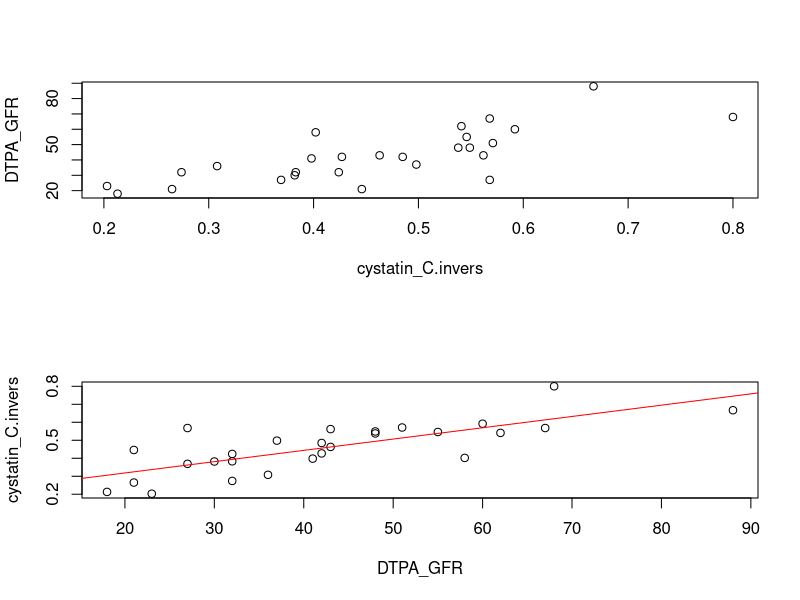
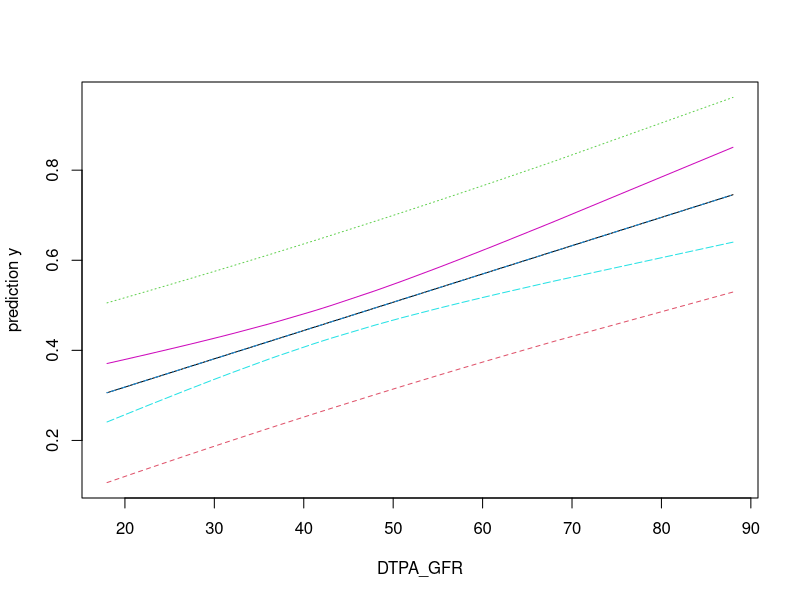
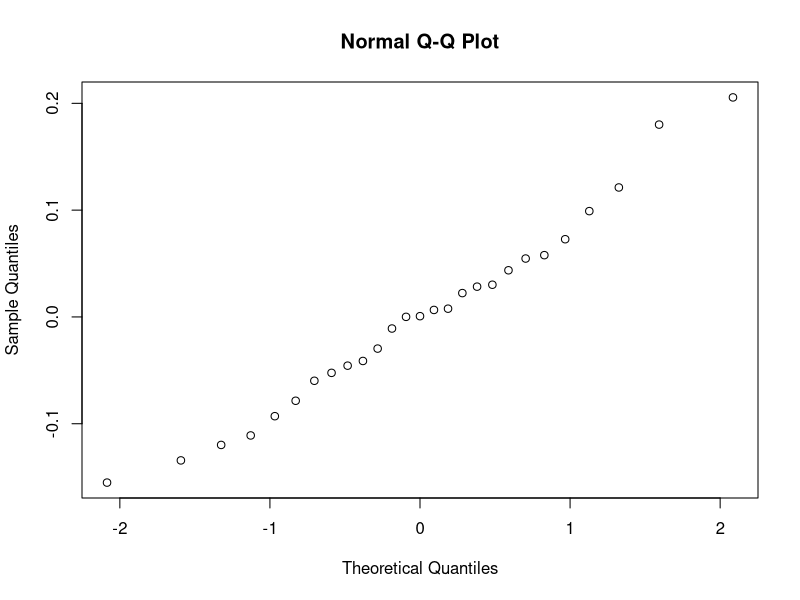
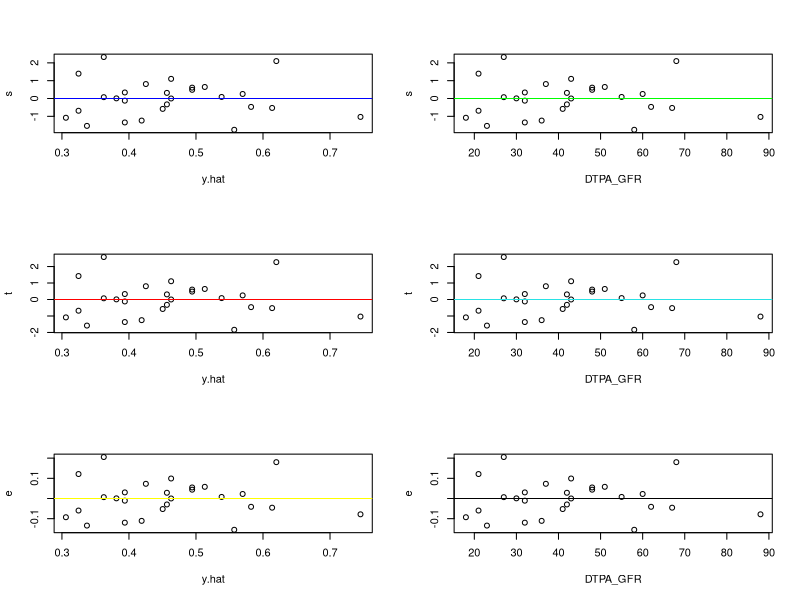
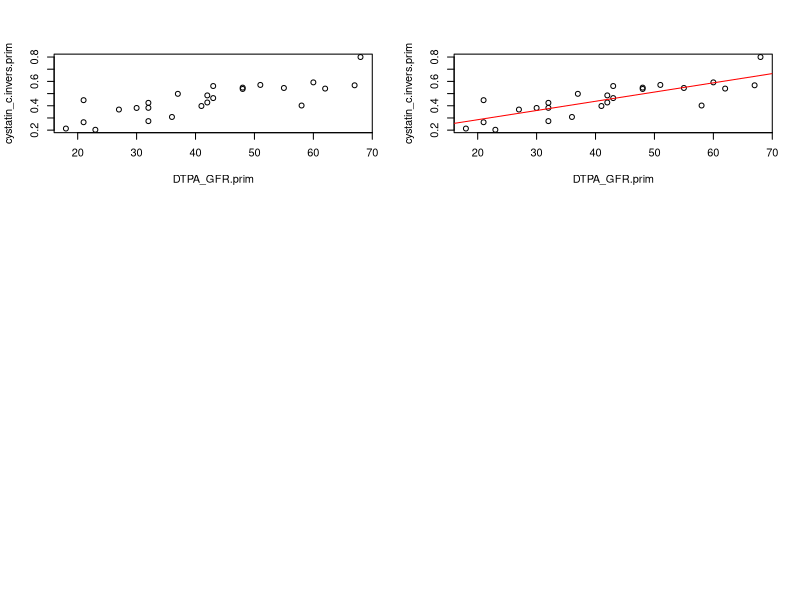
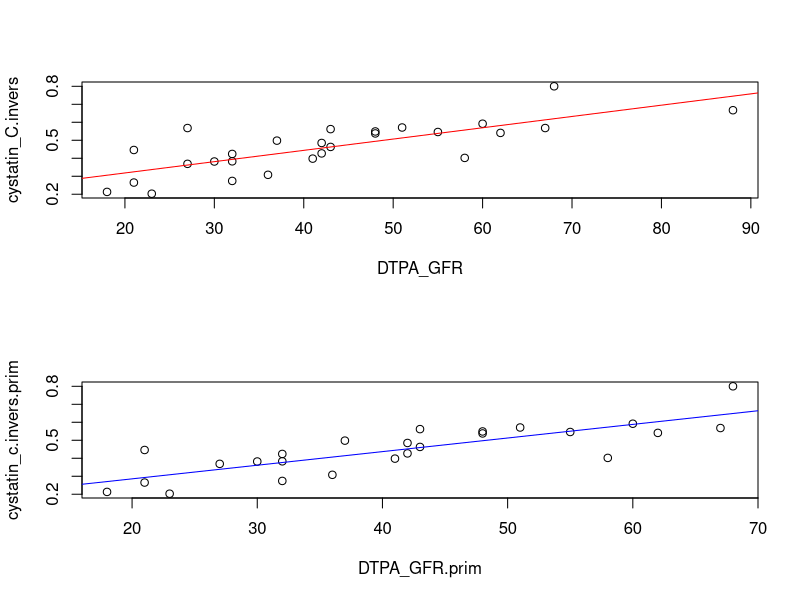
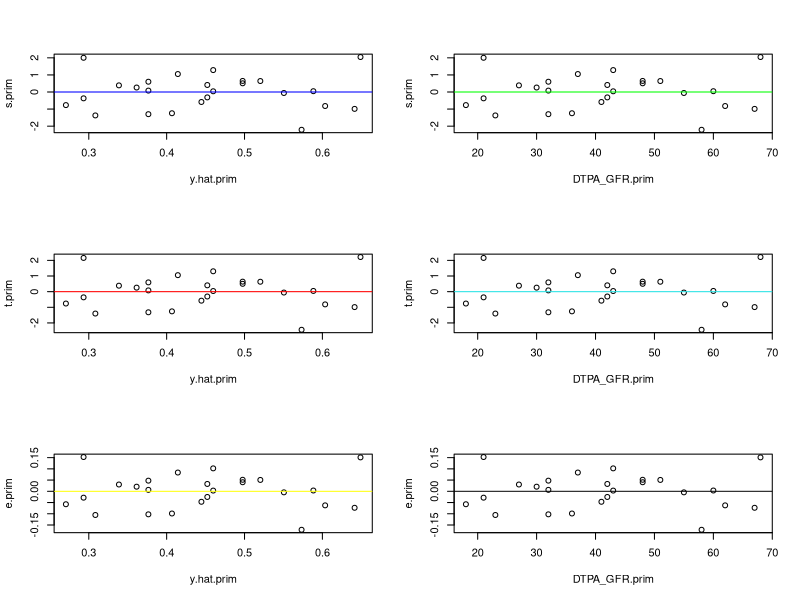
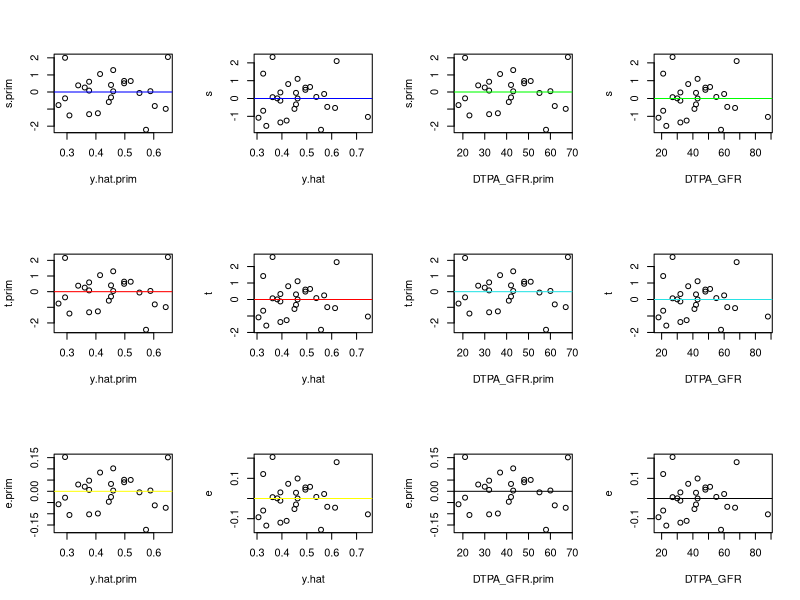

These charts were generated, in order, by the following R code:
  #Glomerular filtration rate 2 is the most important parameter for evaluating kidney function in kidney transplant recipients (GFR). It is considered that its use in the clinic is limited to GFR. What is the inulin secretion as a standard criterion (Chrysler et al. Perfusion scan and kidney function (measured as DTPA). (Reported DTPA GFR) (ml / min / 1.73 m2)
  #A- Draw a distribution diagram. 
  #B- Execute and interpret the regression model.
  #c-for a person with Predict and interpret the value of the dependent variable, 50 times the DTPA GFR.
  DTPA_GFR<-c(18,21,21,23,27,27,30,32,32,32,36,37,41,42,42,43,43,48,48,51,55,58,60,62,67,68,88)
  #the DTPA GFR unit is  (ml/min/1.73*m2)
  cystatin_C.invers<-c(0.213,0.265,0.446,0.203,0.369,0.568,0.382,0.383,0.274,0.424,0.308,0.498,0.398,0.485,0.427,0.562,0.463,0.549,0.538,0.571,0.546,0.402,0.592,0.541,0.568,0.800,0.667)
  #the 1/cystatin C(cystatin_C.invers) unit is (mg/L)
  data.frame(DTPA_GFR,cystatin_C.invers)
  #solve:
  
  
  #A)the scatter plot is:
  par(mfrow=c(2,1))
  plot(cystatin_C.invers,DTPA_GFR)
  
  #B)
  realationships.fit1<-lm(cystatin_C.invers~DTPA_GFR)
  plot(cystatin_C.invers~DTPA_GFR)
  abline(realationships.fit1,col="red")
  
  summary(realationships.fit1)
  
  #C)we should predict our Regression line equation.So first we have to get the slope and width from the origin of the line
  realationships.fit1
  f<-function(x)#x is the point we want to predict.
  {print((coef(realationships.fit1)[1])+coef(realationships.fit1)[2]*x)}
  # coef(relationships.fit1)[1] is the width of the origin of the desired line.
  #coef(relationships.fit1)[2] is the slope of the desired line. 
  x=32
  f(x)#is the our predict for 50DTPA GFR
  #We can see a direct and ascending relationship between our two variables 
  #if we want to have the ANOVA table for this question we should do this :
  anova(realationships.fit1)
  #then we can see the answer
  #To obtain the desired confidence interval, we do the following:
  confint(realationships.fit1)
  #This means that with 95% confidence our regression line slope is in the range (60.76594 and 125.41878).
  #This means that with 95% confidence from the origin of our regression line is in the range (-15.77013 and 15.30678).
  new2<-data.frame(DTPA_GFR=c(32))
  predict(realationships.fit1, newdata= new2, interval= "confidence")
  
  par(mfrow=c(1,1))
  pred.w.clim<-predict(realationships.fit1, interval = "confidence")
  pred.w.plim<-predict(realationships.fit1, interval = "prediction")
  matplot(DTPA_GFR,cbind(pred.w.plim,pred.w.clim ),type= "l", ylab= "prediction y")
  cor(DTPA_GFR,cystatin_C.invers)
  cor.test(DTPA_GFR,cystatin_C.invers , method = "pearson")
  e<-realationships.fit1$residuals
  print(e)
  s<-rstandard(realationships.fit1)
  print(s)
  t<-rstudent(realationships.fit1)
  print(t)
  y.hat<-realationships.fit1$fitted.values
  qqnorm(e)
  
  
  
  par(mfrow=c(3,2))
  plot(y.hat,s)
  abline(h=0 , col="blue")
  plot(DTPA_GFR,s)
  abline(h=0 , col="green")
  plot(y.hat,t)
  abline(h=0 , col="red")
  plot(DTPA_GFR,t)
  abline(h=0, col=45)
  plot(y.hat,e)
  abline(h=0,col="yellow")
  plot(DTPA_GFR,e)
  abline(h=0 , col="black")
  
  
  model.reg<-lm(cystatin_C.invers~DTPA_GFR)
  model.aov<-aov(cystatin_C.invers~factor(DTPA_GFR))
  anova(model.reg,model.aov)
  #the pure error value is:
  anova(model.reg,model.aov)[2,2]
  #the pure error df is :
  anova(model.reg,model.aov)[2,1]
  #the lack of fit value is:
  anova(model.reg,model.aov)[2,4]
  #the lack of fit df is:
  anova(model.reg,model.aov)[2,3]
  #for chek the answers we should do this:
  if(anova(model.reg,model.aov)[2,2]+anova(model.reg,model.aov)[2,4]==anova(model.reg,model.aov)[1,2])
  {print("its true")}
  
  
  DTPA_GFR.prim<-DTPA_GFR
  cystatin_c.invers.prim<-cystatin_C.invers
  for (i in 1:length(DTPA_GFR.prim)) {
    if(s[i]>2){
      DTPA_GFR.prim<-c(DTPA_GFR.prim[-i])
      cystatin_c.invers.prim<-cystatin_c.invers.prim[-i]
    }
    
  }
  for (i in 1:length(DTPA_GFR.prim)) {
    if(s[i]<= -2){
      DTPA_GFR<-c(DTPA_GFR.prim[-i])
      cystatin_c.invers.prim<-cystatin_c.invers.prim[-i]
    }
  }
  
  print(DTPA_GFR.prim)
  print(cystatin_c.invers.prim)
  print(length(DTPA_GFR.prim))
  print(length(cystatin_c.invers.prim))
  
  
  print(DTPA_GFR.prim)
  print(cystatin_c.invers.prim)
  plot(DTPA_GFR.prim,cystatin_c.invers.prim)
  realationships.fit2<-lm(cystatin_c.invers.prim~DTPA_GFR.prim)
  plot(cystatin_c.invers.prim~DTPA_GFR.prim)
  abline(realationships.fit2,col="red")
  #baraye moghayese plot ha darim:
  par(mfrow=c(2,1))
  plot(cystatin_C.invers~DTPA_GFR)
  abline(realationships.fit1,col="red")
  plot(cystatin_c.invers.prim~DTPA_GFR.prim)
  abline(realationships.fit2,col="blue")
  #baraye dashtn e,s,t jadid darim :
  e.prim<-realationships.fit2$residuals
  print(e.prim)
  s.prim<-rstandard(realationships.fit2)
  print(s.prim)
  t.prim<-rstudent(realationships.fit2)
  print(t.prim)
  y.hat.prim<-realationships.fit2$fitted.values
  
  par(mfrow=c(3,2))
  plot(y.hat.prim,s.prim)
  abline(h=0 , col="blue")
  plot(DTPA_GFR.prim,s.prim)
  abline(h=0 , col="green")
  plot(y.hat.prim,t.prim)
  abline(h=0 , col="red")
  plot(DTPA_GFR.prim,t.prim)
  abline(h=0, col=45)
  plot(y.hat.prim,e.prim)
  abline(h=0,col="yellow")
  plot(DTPA_GFR.prim,e.prim)
  abline(h=0 , col="black")
  
  #baraye moghayese plot e ha :
  par(mfrow=c(3,4))
  
  plot(y.hat.prim,s.prim)
  abline(h=0 , col="blue")
  plot(y.hat,s)
  abline(h=0 , col="blue")
  
  plot(DTPA_GFR.prim,s.prim)
  abline(h=0 , col="green")
  plot(DTPA_GFR,s)
  abline(h=0 , col="green")
  
  
  plot(y.hat.prim,t.prim)
  abline(h=0 , col="red")
  plot(y.hat,t)
  abline(h=0 , col="red")
  
  plot(DTPA_GFR.prim,t.prim)
  abline(h=0, col=45)
  plot(DTPA_GFR,t)
  abline(h=0, col=45)
  
  plot(y.hat.prim,e.prim)
  abline(h=0,col="yellow")
  plot(y.hat,e)
  abline(h=0,col="yellow")
  
  plot(DTPA_GFR.prim,e.prim)
  abline(h=0 , col="black")
  plot(DTPA_GFR,e)
  abline(h=0 , col="black")
  
  #baraye baresy lack of fit and pure error darim:
  
  model.reg.prim<-lm(DTPA_GFR.prim~cystatin_c.invers.prim)
  model.aov.prim<-aov(DTPA_GFR.prim~factor(cystatin_c.invers.prim))
  anova(model.reg.prim,model.aov.prim)
  #the pure error value is:
  anova(model.reg.prim,model.aov.prim)[2,2]
  #the pure error df is :
  anova(model.reg.prim,model.aov.prim)[2,1]
  #the lack of fit value is:
  anova(model.reg.prim,model.aov.prim)[2,4]
  #the lack of fit df is:
  anova(model.reg.prim,model.aov.prim)[2,3]
  #for chek the answers we should do this:
  if(anova(model.reg.prim,model.aov.prim)[2,2]+anova(model.reg.prim,model.aov.prim)[2,4]==anova(model.reg.prim,model.aov.prim)[1,2])
  {print("its true")}
  
  
  
  
